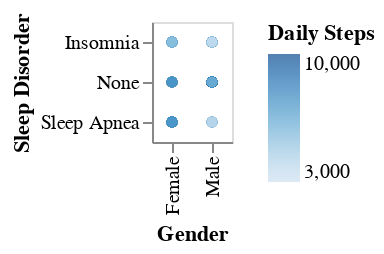

The notebook cell saved with this chart:
### Code cell
alt.Chart(data).mark_circle().encode(
    x = "Gender",
    y = "Sleep Disorder",
    color="Daily Steps"
)

### Figure 1 — Vega-Lite specification as saved in the notebook (floating-point values rounded to 4 significant figures; data arrays with more than 128 entries replaced by an {"elided": "..."} marker saying what was removed)
{"config": {"view": {"continuousWidth": 400, "continuousHeight": 300}}, "data": {"name": "data-0a8151ac912dbc8299ee2d748a0b855a"}, "mark": "circle", "encoding": {"color": {"field": "Daily Steps", "type": "quantitative"}, "x": {"field": "Gender", "type": "nominal"}, "y": {"field": "Sleep Disorder", "type": "nominal"}}, "$schema": "https://vega.github.io/schema/vega-lite/v4.17.0.json", "datasets": {"data-0a8151ac912dbc8299ee2d748a0b855a": {"elided": "374 records"}}}
